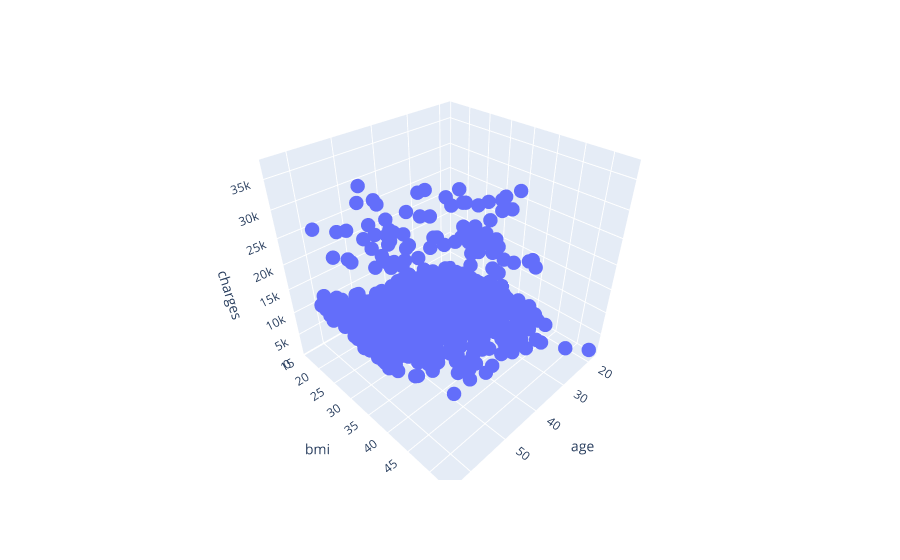

Source (notebook cell):
### Code cell
# Visualize the relationship between the 3 variables
fig=px.scatter_3d(non_smoker_df,x='age',y='bmi',z='charges')
fig.update_traces(marker_size=5)
fig.show()

### Figure 1 — Plotly figure (JSON) as saved in the notebook; plotly's stock layout.template omitted (floating-point values rounded to 4 significant figures; data arrays with more than 128 entries replaced by an {"elided": "..."} marker saying what was removed)
{"data": [{"hovertemplate": "age=%{x}<br>bmi=%{y}<br>charges=%{z}<extra></extra>", "legendgroup": "", "marker": {"color": "#636efa", "size": 5, "symbol": "circle"}, "mode": "markers", "name": "", "scene": "scene", "showlegend": false, "type": "scatter3d", "x": {"elided": "1064 int values"}, "y": {"elided": "1064 float values"}, "z": {"elided": "1064 float values"}}], "layout": {"legend": {"tracegroupgap": 0}, "margin": {"t": 60}, "scene": {"domain": {"x": [0, 1], "y": [0, 1]}, "xaxis": {"title": {"text": "age"}}, "yaxis": {"title": {"text": "bmi"}}, "zaxis": {"title": {"text": "charges"}}}}}
